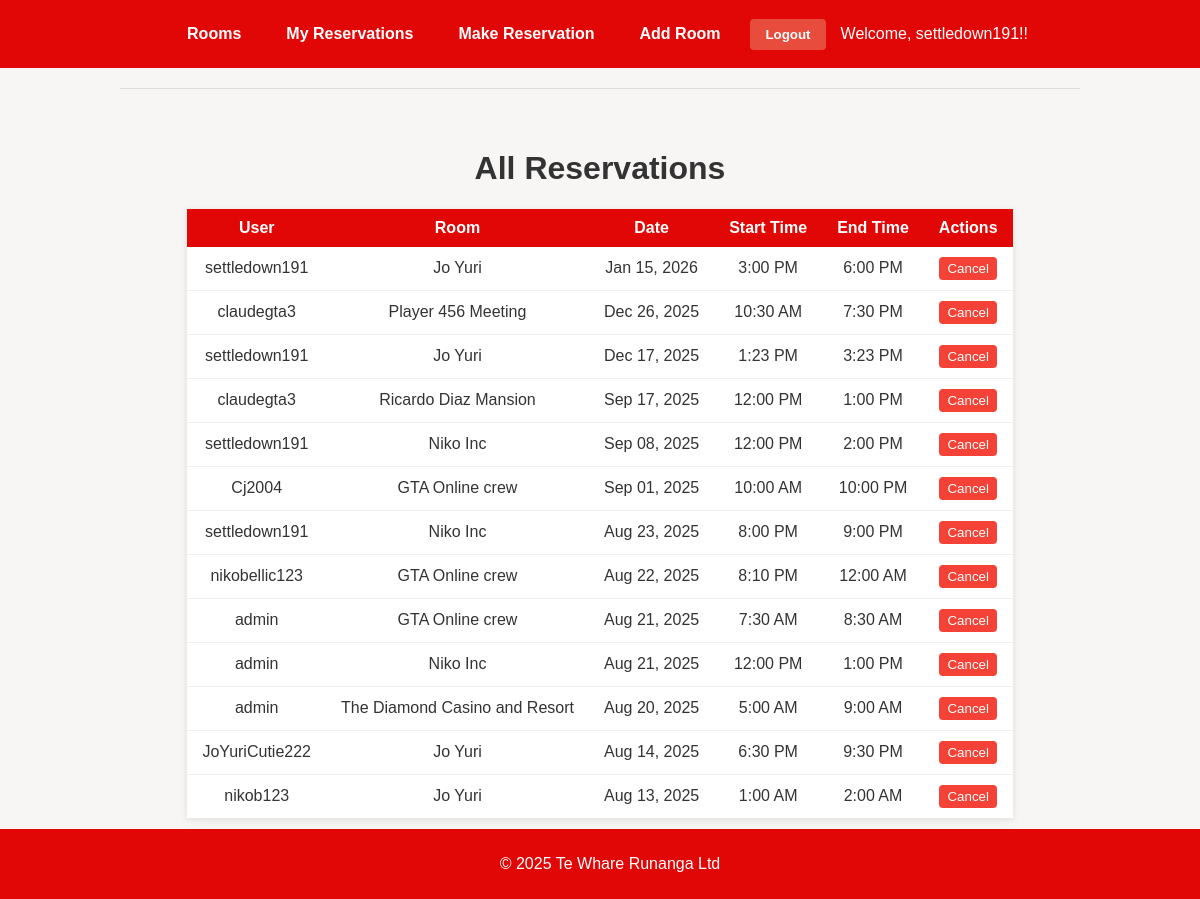
The app's page /reservations/ (signed in) with its own data.
### reservations/models.py (models this page shows, shortened)
class Reservation(models.Model):
    user = models.ForeignKey(User, on_delete=models.CASCADE) # Shows who booked the room
    room = models.ForeignKey(ConferenceRoom, on_delete=models.CASCADE) # Which room the user booked
    date = models.DateField() # What time the reservation is for
    start_time = models.TimeField() # When the reservation starts
    end_time = models.TimeField() # When the reservation ends
    created_at = models.DateTimeField(auto_now_add=True) # When the reservation was made

class ConferenceRoom(models.Model):
    name = models.CharField(max_length=100) # Room name
    location = models.CharField(max_length=100) # Where the room is located
    capacity = models.PositiveIntegerField() # How many people can fit in the room

### reservations/views.py (the view)
# urls.py: path('reservations/', views.view_all_reservations, name='admin_reservations'),
@staff_member_required
def view_all_reservations(request):
    reservations = Reservation.objects.all().order_by('-date', 'start_time')
    return render(request, 'reservations/admin_reservations.html', {'reservations': reservations})

### reservations/templates/reservations/admin_reservations.html (shortened to what this page needs)
{% extends "reservations/base.html" %}
{% block content %}
<h1>All Reservations</h1>
<table>
    <thead>
        <tr>
            <th>User</th>
            <th>Room</th>
            <th>Date</th>
            <th>Start Time</th>
            <th>End Time</th>
            <th>Actions</th>
        </tr>
    </thead>
    <tbody>
        {% for reservation in reservations %}
        <tr>
            <td>{{ reservation.user.username }}</td>
            <td>{{ reservation.room.name }}</td>
            <td>{{ reservation.date|date:"M d, Y" }}</td>
            <td>{{ reservation.start_time|time:"g:i A" }}</td>
            <td>{{ reservation.end_time|time:"g:i A" }}</td>
            <td>
                <form action="{% url 'reservations:admin_cancel_reservation' reservation.id %}"
                      method="post" style="display: inline;"
                      onsubmit="return confirm('Are you sure you want to cancel this reservation?');">
                    <button type="submit"
                   style ="padding: 4px 8px; background-color: #f44336; color: white; border: none; border-radius: 4px; text-decoration: none;">
                   Cancel
                    </button>
                </form>
            </td>
        </tr>
        {% endfor %}
    </tbody>
</table>
{% endblock %}

### reservations/templates/reservations/base.html (shortened to what this page needs)
<!DOCTYPE html>
<html lang="en">
<head>
</head>
<body>
<nav>
    <a href="{% url 'reservations:room_list' %}">Rooms</a>
    <a href="{% url 'reservations:my_reservations' %}">My Reservations</a>
    <a href="{% url 'reservations:make_reservation' %}">Make Reservation</a>
    <a href="{% url 'reservations:add_room' %}">Add Room</a>
    {% if user.is_authenticated %}
    <form method="post" action="{% url 'logout' %}">
        <button type="submit">Logout</button>
    </form>
    <span>Welcome, {{ user.username }}!!</span>
    {% else %}
    <a href="{% url 'login' %}">Login</a>
    {% endif %}
</nav>
<hr />
<main>
    {% block content %}
    {% endblock %}
</main>
<footer>
    <p>&copy; 2025 Te Whare Runanga Ltd</p>
</footer>
</body>
</html>

### reservations/templates/reservations/base.html (style rules this page uses)
body { font-family: Arial, sans-serif; background-color: #f8f5f5; color: #333; margin: 0; padding: 0; text-align: center; }
nav { background-color: #e10707; padding: 15px; display: flex; justify-content: center; align-items: center; flex-wrap: wrap; gap: 15px; }
nav a { color: white; text-decoration: none; font-weight: bold; padding: 10px 15px; border-radius: 5px; transition: background-color 0.3s; }
nav form { display: inline-block; margin: 0; }
nav button { background-color: #e74c3c; color: white; border: none; padding: 8px 15px; border-radius: 4px; cursor: pointer; font-weight: bold; transition: background-color 0.3s; }
nav span { color: white; font_size: 1rem; }
hr { margin: 20px auto; width: 80%; border: 0; height: 1px; background: #ddd; }
main { padding: 20px; max-width: 900px; margin: auto; }
footer { background-color: #e10707; color: white; padding: 10px; font_size: 0.9rem; position: fixed; bottom: 0; width: 100%; }
main form { display: flex; flex-direction: column; allign-items: center; gap: 10px; }
main table { margin: 20px auto; border-collapse: separate; border-spacing: 0; width: auto; max-width: 900px; box-shadow: 0 2px 8px rgba(0, 0, 0, 0.1); border: none; }
main th, main td { padding: 10px 15px; text-align: center; background-color: #fff; border: none; }
main th { background-color: #e10707; color: white; font-weight: bold; }
main tr:not(:last-child) td { border-bottom: 1px solid #f0f0f0; }

### records on screen
Reservation: user.username "settledown191", room.name "Jo Yuri", date "Jan 15, 2026", start_time "3:00 PM", end_time "6:00 PM"
Reservation: user.username "claudegta3", room.name "Player 456 Meeting", date "Dec 26, 2025", start_time "10:30 AM", end_time "7:30 PM"
Reservation: user.username "settledown191", room.name "Jo Yuri", date "Dec 17, 2025", start_time "1:23 PM", end_time "3:23 PM"
Reservation: user.username "claudegta3", room.name "Ricardo Diaz Mansion", date "Sep 17, 2025", start_time "12:00 PM", end_time "1:00 PM"
Reservation: user.username "settledown191", room.name "Niko Inc", date "Sep 08, 2025", start_time "12:00 PM", end_time "2:00 PM"
Reservation: user.username "Cj2004", room.name "GTA Online crew", date "Sep 01, 2025", start_time "10:00 AM", end_time "10:00 PM"
Reservation: user.username "settledown191", room.name "Niko Inc", date "Aug 23, 2025", start_time "8:00 PM", end_time "9:00 PM"
Reservation: user.username "nikobellic123", room.name "GTA Online crew", date "Aug 22, 2025", start_time "8:10 PM", end_time "12:00 AM"
Reservation: user.username "admin", room.name "GTA Online crew", date "Aug 21, 2025", start_time "7:30 AM", end_time "8:30 AM"
Reservation: user.username "admin", room.name "Niko Inc", date "Aug 21, 2025", start_time "12:00 PM", end_time "1:00 PM"
Reservation: user.username "admin", room.name "The Diamond Casino and Resort", date "Aug 20, 2025", start_time "5:00 AM", end_time "9:00 AM"
Reservation: user.username "JoYuriCutie222", room.name "Jo Yuri", date "Aug 14, 2025", start_time "6:30 PM", end_time "9:30 PM"
Reservation: user.username "nikob123", room.name "Jo Yuri", date "Aug 13, 2025", start_time "1:00 AM", end_time "2:00 AM"

### other values on screen
{{ user.username }} "settledown191"
